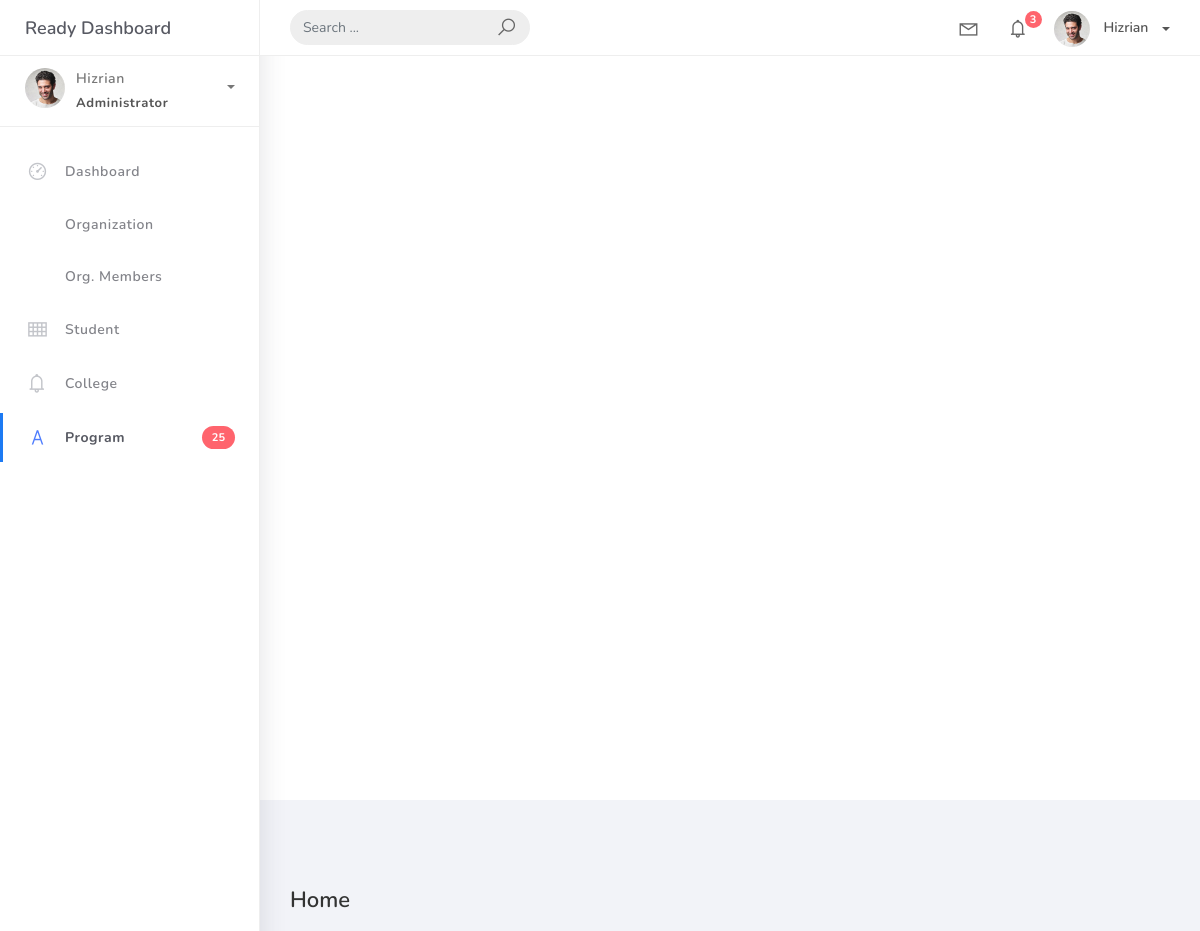
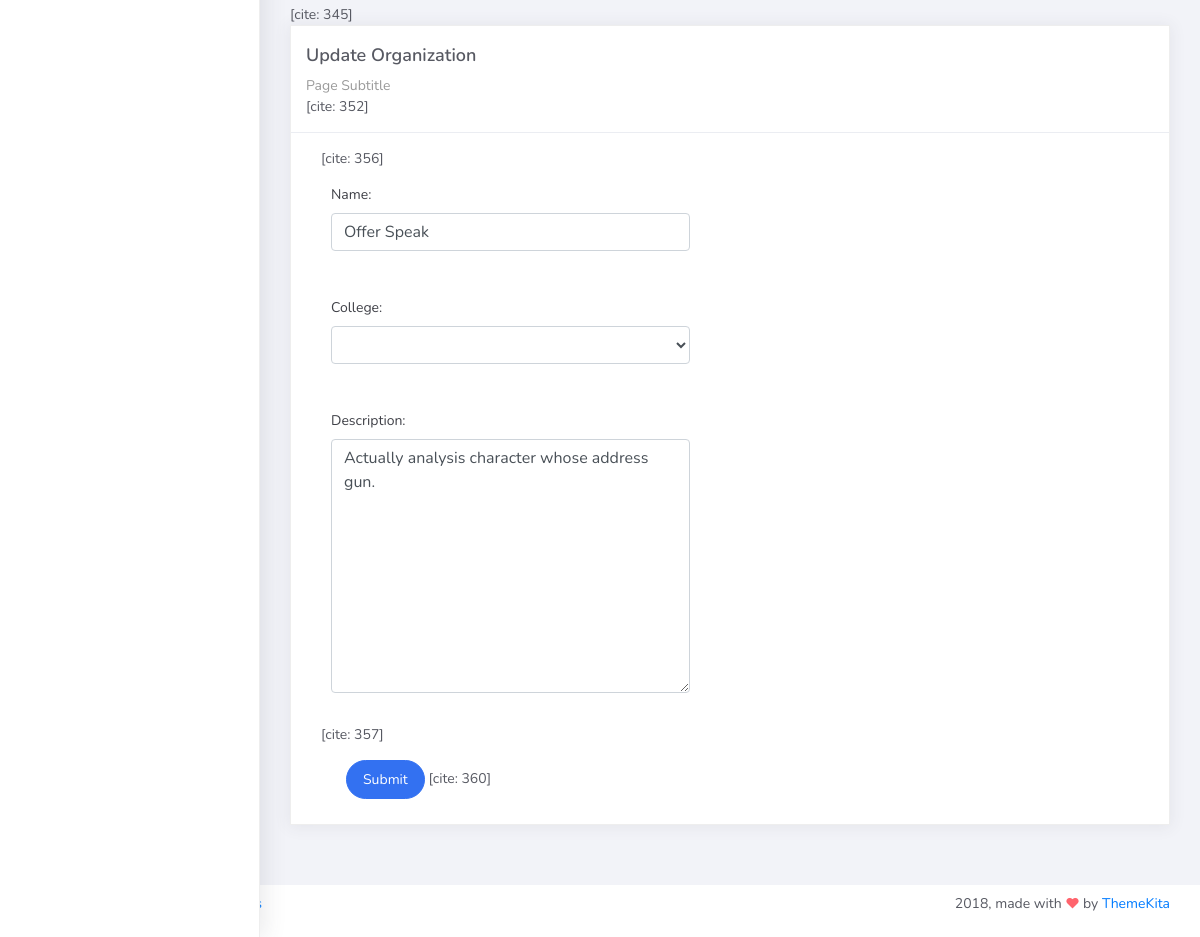
The page /org_list/3 on the database its author committed (2 pictures, top to bottom).
### projectsite/studentorg/models.py (models this page shows, shortened)
class BaseModel(models.Model):
    created_at = models.DateTimeField(auto_now_add=True, db_index=True)
    updated_at = models.DateTimeField(auto_now=True)
    class Meta:
        abstract = True

class Organization(BaseModel):
    name = models.CharField(max_length=250)
    college = models.ForeignKey(
        College,
        on_delete=models.CASCADE,
        null=True,
        blank=True,
        related_name="organizations"
    )
    description = models.TextField(max_length=500)  # Changed to TextField for better UI handling

### projectsite/studentorg/views.py (the view)
# urls.py: path('org_list/<pk>', OrganizationUpdateView.as_view(), name='organization-update'),
class OrganizationUpdateView(UpdateView):
    model = Organization
    form_class = OrganizationForm
    template_name = 'includes/org_form.html'
    success_url = reverse_lazy('organization-list')

### projectsite/studentorg/forms.py
class OrganizationForm(forms.ModelForm):
    class Meta:
        model = Organization
        fields = "__all__"

### projectsite/studentorg/models.py (called while the page is built)
    def __str__(self):
        return self.name

### projectsite/templates/includes/org_form.html (shortened to what this page needs)
{% extends 'includes/base.html' %}
{% load static %}
{% block content %}
<div class="content">
    <div class="container-fluid">
        <h4 class="page-title">Home</h4> [cite: 345]
        <div class="row">
            <div class="col-md-12">
                <div class="card">
                    <div class="card-header">
                        <div class="card-title">
                            {% if object %} Update Organization {% else %} Add New Organization {% endif %}
                        </div>
                        <div class="card-category">Page Subtitle</div> [cite: 352]
                    </div>
                    <div class="col-md-6">
                        <div class="card-body">
                            <form action="" method="post" novalidate> [cite: 356]
                                {% include 'includes/form.html' %} [cite: 357]
                                <div class="form-group">
                                    <div class="col-md-12 col-sm-3">
                                        <button type="submit" class="btn btn-primary btn-rounded">Submit</button> [cite: 360]
                                    </div>
                                </div>
                            </form>
                        </div>
                    </div>
                </div>
            </div>
        </div>
    </div>
</div>
{% endblock %}

### projectsite/templates/includes/form.html (shortened to what this page needs)
{% load widget_tweaks %}
{% for field in form %}
  <div class="field item form-group mb-3">
    {{ field.label_tag }}
    {% if field.errors %}
      {% render_field field class="form-control is-invalid" %}
      {% for error in field.errors %}
        <div class="invalid-feedback">
          {{ error }}
        </div>
      {% endfor %}
    {% else %}
      {% render_field field class="form-control" %}
    {% endif %}
  </div>
{% endfor %}

### rows shown on the page
Organization: name "Offer Speak" "Actually analysis character whose address gun."

### other values the page prints
{{ field.label_tag }} "Name:" "College:" "Description:"
